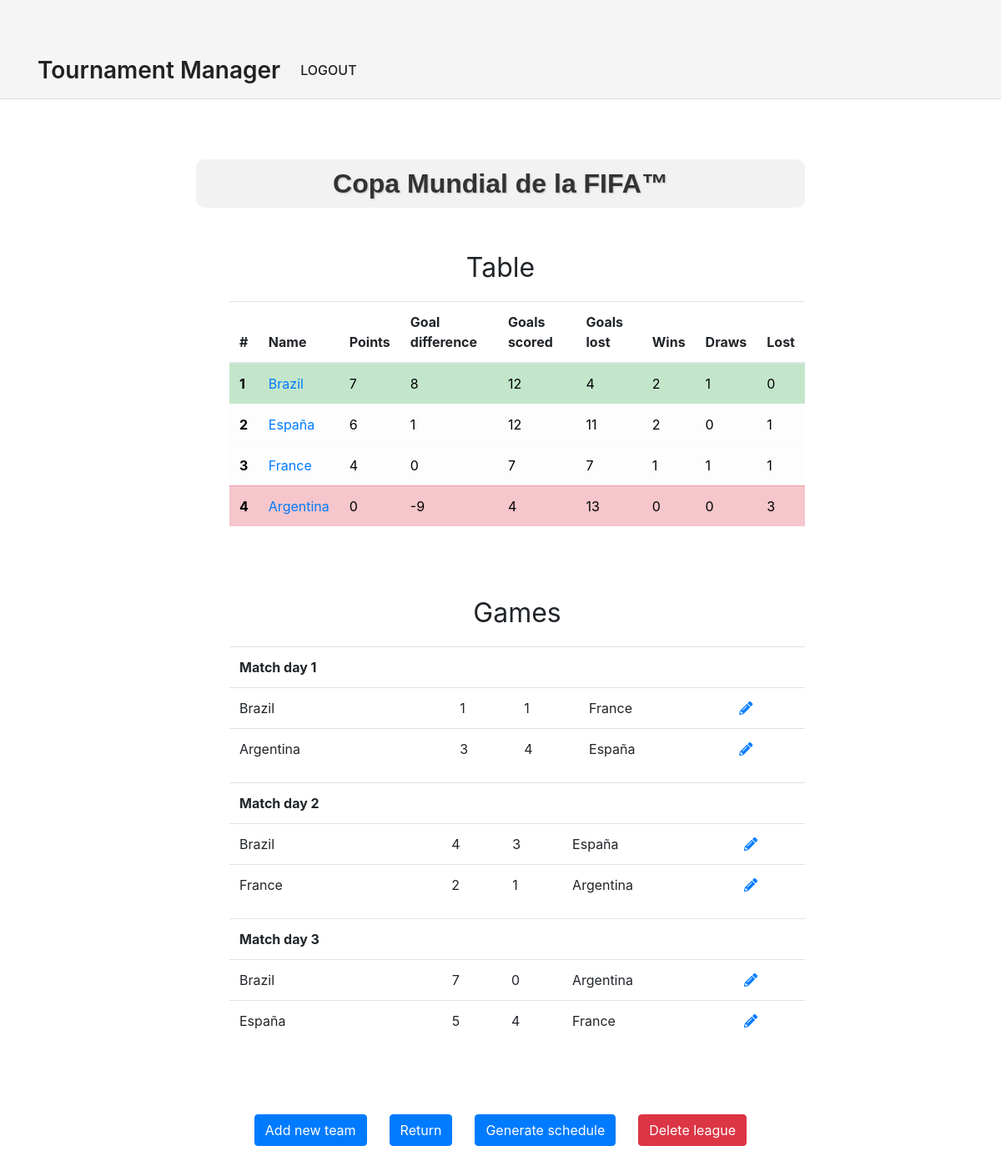
/10 (signed in), run on the app's committed database.
### main/models.py (models this page shows, shortened)
class League(models.Model):
    user = models.ForeignKey(User, on_delete=models.CASCADE, related_name="league", null=True)
    league_id = models.AutoField(primary_key=True)
    name = models.CharField(max_length=30)
    promoted_teams = models.IntegerField(default=1)
    relegated_teams = models.IntegerField(default=1)

class Team(models.Model):
    team_id = models.AutoField(primary_key=True)
    league_id = models.ForeignKey(League, on_delete=models.CASCADE)
    name = models.CharField(max_length=30)
    shorthand = models.CharField(max_length=3)
    points = models.IntegerField(null=False, default=0)
    goals_scored = models.IntegerField(null=False, default=0)
    goals_lost = models.IntegerField(null=False, default=0)
    wins = models.IntegerField(null=False, default=0)
    draws = models.IntegerField(null=False, default=0)
    lost = models.IntegerField(null=False, default=0)

class Match(models.Model):
    match_id = models.AutoField(primary_key=True)
    match_day = models.IntegerField()
    home_team_id = models.ForeignKey(Team, on_delete=models.CASCADE, related_name="hometeam")
    away_team_id = models.ForeignKey(Team, on_delete=models.CASCADE, related_name="awayteam")
    home_team_result = models.IntegerField(null=True, validators=[MinValueValidator(0)])
    away_team_result = models.IntegerField(null=True, validators=[MinValueValidator(0)])

### main/views.py (the view, shortened to what this page needs)
# urls.py: path('<int:id>', views.league, name='index'),
@login_required
def league(response, id):
    l = League.objects.get(league_id=id)
    teams = list(l.team_set.all())
    m = [Match.objects.filter(home_team_id__in=[t.team_id for t in l.team_set.all()], match_day=i) for i in range(1,len(teams))]
    return render(response, 'main/league.html', {"l" : l, "m": m})

### main/templatetags/main_tags.py (called while the page is built)
@register.filter(name='div')
def div(value, arg):
    return value - arg

@register.filter
def sortleague(value):
    return reversed(sorted(value, key=lambda k: (k.points, k.goals_scored-k.goals_lost, k.goals_scored)))

### templates/main/league.html (shortened to what this page needs)
 {% extends "main/base.html" %}
{% load main_tags %}
{% block content %}
<br>
<h1 class="league-name">
    <center>
        <b>{{ l.name }}</b>
    </center>
</h1>
<br>
<form method="post" action="#">
    <p><center><font size="+3">Table</font></center></p>
    <ul>
        <table class="table">
            <thead>
                <tr>
                    <th scope="col">#</th>
                    <th scope="col">Name</th>
                    <th scope="col">Points</th>
                    <th scope="col">Goal difference</th>
                    <th scope="col">Goals scored</th>
                    <th scope="col">Goals lost</th>
                    <th scope="col">Wins</th>
                    <th scope="col">Draws</th>
                    <th scope="col">Lost</th>
                </tr>
            </thead>
            <tbody>
                {% for team in l.team_set.all|sortleague %}
                {% if forloop.counter <= l.promoted_teams %}
                <tr class="table-success">
                {% elif forloop.counter > l.promoted_teams and forloop.counter <= l.team_set.count|div:l.relegated_teams %}
                <tr class="table-light">
                {% else %}
                <tr class="table-danger">
                {% endif %}
                    <th scope="row">{{ forloop.counter }}</th>
                    <td><a href="{{ l.league_id }}/{{ team.team_id }}">{{ team.name }}</a></td>
                    <td>{{ team.points }}</td>
                    <td>{{ team.goals_scored|div:team.goals_lost }}</td>
                    <td>{{ team.goals_scored }}</td>
                    <td>{{ team.goals_lost }}</td>
                    <td>{{ team.wins }}</td>
                    <td>{{ team.draws }}</td>
                    <td>{{ team.lost }}</td>
                </tr>
                {% endfor %}
            </tbody>
        </table>
        <br><br>
        <p><center><font size="+3">Games</font></center></p>
        {% for match_list in m %}
        <table class="table">
            <tbody>
                <tr>
                    <td><b>Match day {{ forloop.counter }}</b></td>
                    <td></td>
                    <td></td>
                    <td></td>
                    <td></td>
                </tr>
                <tr>
                    {% for match in match_list %}
                    <td>{{ match.home_team_id.name }}</td>
                    <td>{{ match.home_team_result }}</td>
                    <td>{{ match.away_team_result }}</td>
                    <td>{{ match.away_team_id.name }}</td>
                    <td><a href="{{ l.league_id }}/editmatch/{{ match.match_id }}"><i class="fas fa-pencil-alt"></i></a></td>
                </tr>
                {% endfor %}
            </tbody>
        </table>
        {% endfor %}
    </ul>
    <br><br>
    <div >
        <br>
        <center>
            <a href="/{{ l.league_id }}/createteam" class="btn btn-primary">Add new team</a>
            <a href="/" class="btn btn-primary">Return</a>
            <button type="submit" class="btn btn-primary" name="generateSchedule" value="generateSchedule">Generate schedule</button>
            <button type="delete" class="btn btn-danger" name="deleteL" value="deleteL">Delete league</button>
        </center>
        <br>
    </div>
</form>
{% endblock %}

### templates/main/base.html (shortened to what this page needs)
<!DOCTYPE html>
<html>
<head>
    <link rel="stylesheet" href="https://cdn.jsdelivr.net/npm/bootstrap@4.3.1/dist/css/bootstrap.min.css">
    <link rel="stylesheet" href="https://cdnjs.cloudflare.com/ajax/libs/font-awesome/5.15.4/css/all.min.css">
</head>
<body>
<nav class="navbar navbar-expand-lg">
    <div class="container">
        <a class="navbar-brand" href="/">Tournament Manager</a>
        <div class="collapse navbar-collapse" id="navbarNav">
            <ul class="navbar-nav ms-auto">
                {% if user.is_authenticated %}
                    <li class="nav-item">
                        <a class="nav-link" href="/logout">Logout</a>
                    </li>
                {% endif %}
            </ul>
        </div>
    </div>
</nav>
<div class="container mt-5">
    <div class="row justify-content-center">
        <div class="col-8">
            {% block content %}
            {% endblock %}
        </div>
    </div>
</div>
</body>
</html>

### templates/main/base.html (style rules this page uses)
.navbar { background-color: #f5f5f5; border-bottom: 1px solid #ddd; }
.navbar-brand { font-size: 28px; font-weight: 600; color: #222; }
.nav-link { color: #222; font-size: 16px; font-weight: 500; text-transform: uppercase; padding: 0.5rem 1rem; }
.container { margin-top: 50px; }

### templates/main/league.html (style rules this page uses)
.league-name { background-color: #F2F2F2; border-radius: 10px; font-size: 2rem; color: #333333; padding: 10px; text-align: center; font-family: Arial, sans-serif; text-shadow: 1px 1px 2px rgba(0, 0, 0, 0.2); }
.table-success { background-color: #e0f7fa; color: #000000; }
.table-light { background-color: #f8f8f8; color: #000000; }
.table-danger { background-color: #ffebee; color: #000000; }

### data on the page
League: name "Copa Mundial de la FIFA™"
Team: name "Brazil", points "7", goals_scored|div "8", goals_scored "12", goals_lost "4", wins "2", draws "1", lost "0"
Team: name "España", points "6", goals_scored|div "1", goals_scored "12", goals_lost "11", wins "2", draws "0", lost "1"
Team: name "France", points "4", goals_scored|div "0", goals_scored "7", goals_lost "7", wins "1", draws "1", lost "1"
Team: name "Argentina", points "0", goals_scored|div "-9", goals_scored "4", goals_lost "13", wins "0", draws "0", lost "3"
Match: home_team_id.name "Brazil", home_team_result "1", away_team_result "1", away_team_id.name "France"
Match: home_team_id.name "Argentina", home_team_result "3", away_team_result "4", away_team_id.name "España"
Match: home_team_id.name "Brazil", home_team_result "4", away_team_result "3", away_team_id.name "España"
Match: home_team_id.name "France", home_team_result "2", away_team_result "1", away_team_id.name "Argentina"
Match: home_team_id.name "Brazil", home_team_result "7", away_team_result "0", away_team_id.name "Argentina"
Match: home_team_id.name "España", home_team_result "5", away_team_result "4", away_team_id.name "France"
